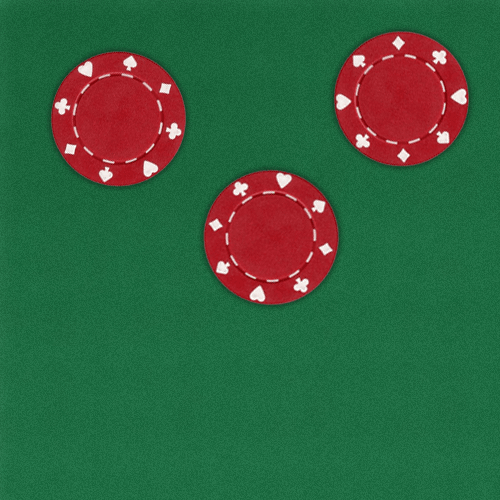
#> input picture resources/images/red-chips.png, 500 x 500 px
$ python image-addiction-contrast.py
#> lines starting #> are read from the running program, lines starting #| are printed output that depends on the picture
import cv2
from matplotlib import pyplot as plt

original_image = cv2.imread("../resources/images/red-chips.png")
#> original_image is the input picture: shape (500, 500, 3); mean B, G, R 63, 95.8, 53.6
light_image = cv2.add(original_image, 40)
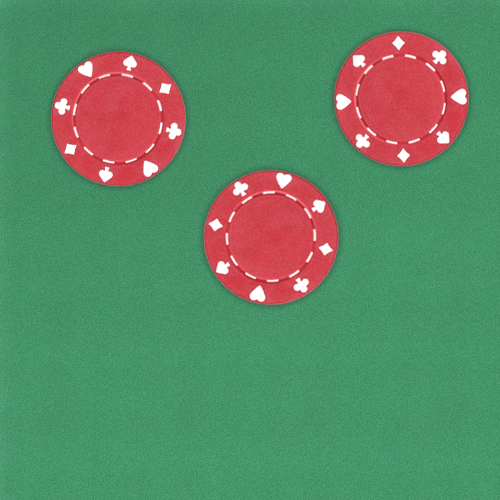
#> light_image: shape (500, 500, 3); mean B, G, R 102.9, 135.6, 93.3
dark_image = cv2.add(original_image, -40)
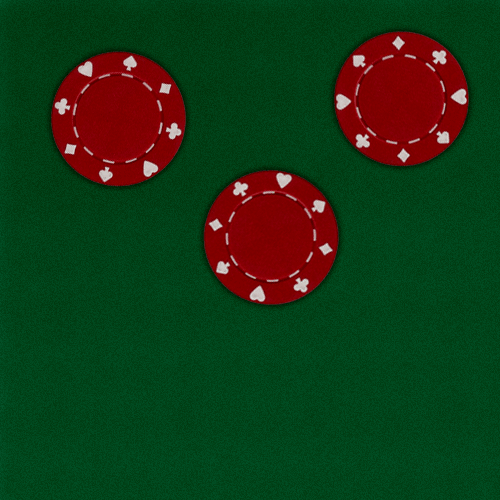
#> dark_image: shape (500, 500, 3); mean B, G, R 23.4, 57.3, 22.7

plt.subplot(2, 3, 1)
plt.imshow(original_image)
plt.subplot(2, 3, 4)
plt.hist(original_image.ravel(), 256, [0, 256])
plt.title("Original")

plt.subplot(2, 3, 2)
plt.imshow(light_image)
plt.subplot(2, 3, 5)
plt.hist(light_image.ravel(), 256, [0, 256])
plt.title("Light")

plt.subplot(2, 3, 3)
plt.imshow(dark_image)
plt.subplot(2, 3, 6)
plt.hist(dark_image.ravel(), 256, [0, 256])
plt.title("Dark")

plt.show()
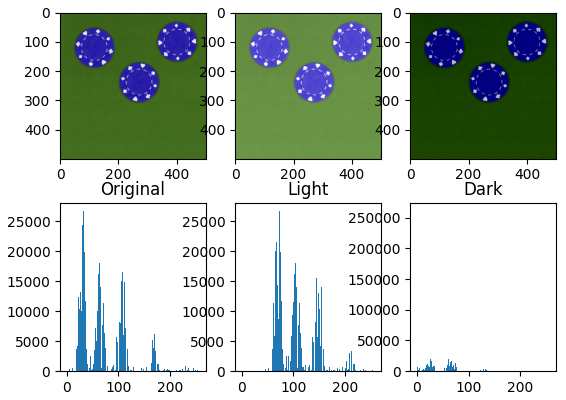
#> figure drawn by matplotlib, 6 panels; B, G, R data is drawn as R, G, B; panel 2: tallest bar 26676 high, from x = 32 to 33; panel 4: tallest bar 26676 high, from x = 72 to 73; panel 6: tallest bar 260469 high, from x = 0 to 1

cv2.waitKey(0)
cv2.destroyAllWindows()
